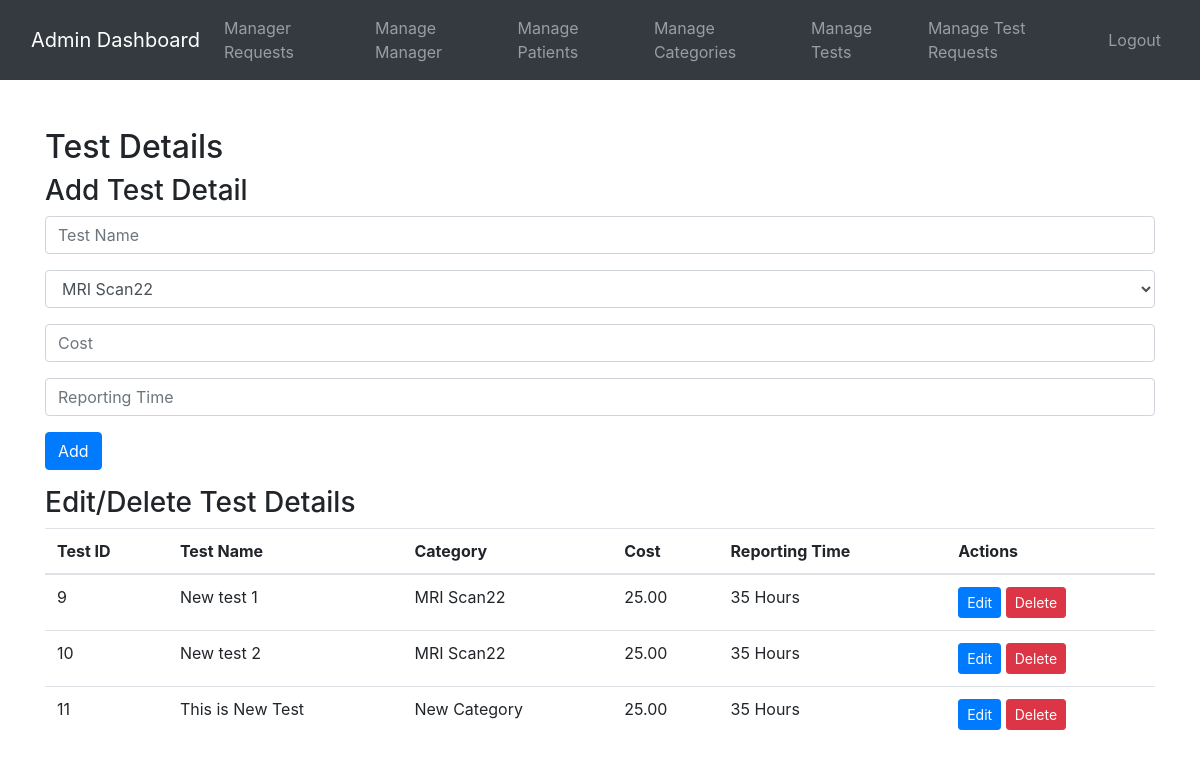
The app's page /admin/test_details.php (signed in) with its own data.
### tables this page shows
CREATE TABLE `test_details` (
  `test_id` int(11) NOT NULL,
  `test_name` varchar(100) NOT NULL,
  `category_id` int(11) DEFAULT NULL,
  `cost` decimal(10,2) DEFAULT NULL,
  `reporting_time` varchar(50) DEFAULT NULL,
  `category_name` varchar(255) DEFAULT NULL
);

### admin/test_details.php (the view, shortened to what this page needs)
<?php
include('config.php');
$query = "SELECT * FROM test_details";
$result = mysqli_query($conn, $query);
$categoryQuery = "SELECT * FROM diagnostic_categories";
$categories = mysqli_query($conn, $categoryQuery);
?>
<?php
include('admin_navbar.php');
?>
<!DOCTYPE html>
<html lang="en">
<head>
    <link rel="stylesheet" href="https://stackpath.bootstrapcdn.com/bootstrap/4.5.2/css/bootstrap.min.css">
</head>
<body>
    <div class="container mt-5">
        <h2>Test Details</h2>
        <h3>Add Test Detail</h3>
        <form method="POST" action="">
            <div class="form-group">
                <input type="text" class="form-control" name="test_name" placeholder="Test Name">
            </div>
            <div class="form-group">
                <select class="form-control" name="test_category">
                    <?php while ($category = mysqli_fetch_assoc($categories)) { ?>
                        <option value="<?php echo $category['category_id']; ?>"><?php echo $category['category_name']; ?></option>
                    <?php } ?>
                </select>
            </div>
            <div class="form-group">
                <input type="text" class="form-control" name="cost" placeholder="Cost">
            </div>
            <div class="form-group">
                <input type="text" class="form-control" name="reporting_time" placeholder="Reporting Time">
            </div>
            <button type="submit" name="add_test" class="btn btn-primary">Add</button>
        </form>
        <h3>Edit/Delete Test Details</h3>
        <table class="table">
            <thead>
                <tr>
                    <th>Test ID</th>
                    <th>Test Name</th>
                    <th>Category</th>
                    <th>Cost</th>
                    <th>Reporting Time</th>
                    <th>Actions</th>
                </tr>
            </thead>
            <tbody>
                <?php
                while ($row = mysqli_fetch_assoc($result)) {
                ?>
                    <tr>
                        <td><?php echo $row['test_id']; ?></td>
                        <td><?php echo $row['test_name']; ?></td>
                        <td><?php echo $row['category_name']; ?></td>
                        <td><?php echo $row['cost']; ?></td>
                        <td><?php echo $row['reporting_time']; ?></td>
                        <td>
                            <a href="edit_test.php?test_id=<?php echo $row['test_id']; ?>" class="btn btn-sm btn-primary">Edit</a>
                            <a href="?delete_test=<?php echo $row['test_id']; ?>" class="btn btn-sm btn-danger">Delete</a>
                        </td>
                    </tr>
                <?php } ?>
            </tbody>
        </table>
    </div>
</body>
</html>

### admin/test_details.php (style rules this page uses)
table { width: 100%; }
table th, table td { padding: 8px; text-align: left; }

### records on screen
test_details: test_id "9", test_name "New test 1", category_name "MRI Scan22", cost "25.00", reporting_time "35 Hours"
test_details: test_id "10", test_name "New test 2", category_name "MRI Scan22", cost "25.00", reporting_time "35 Hours"
test_details: test_id "11", test_name "This is New Test", category_name "New Category", cost "25.00", reporting_time "35 Hours"

### other values on screen
form field test_category "MRI Scan22"
